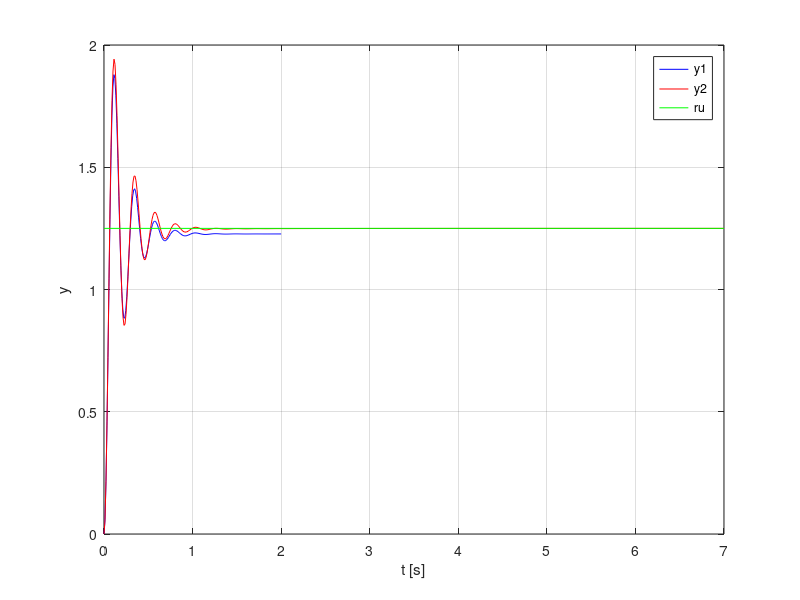
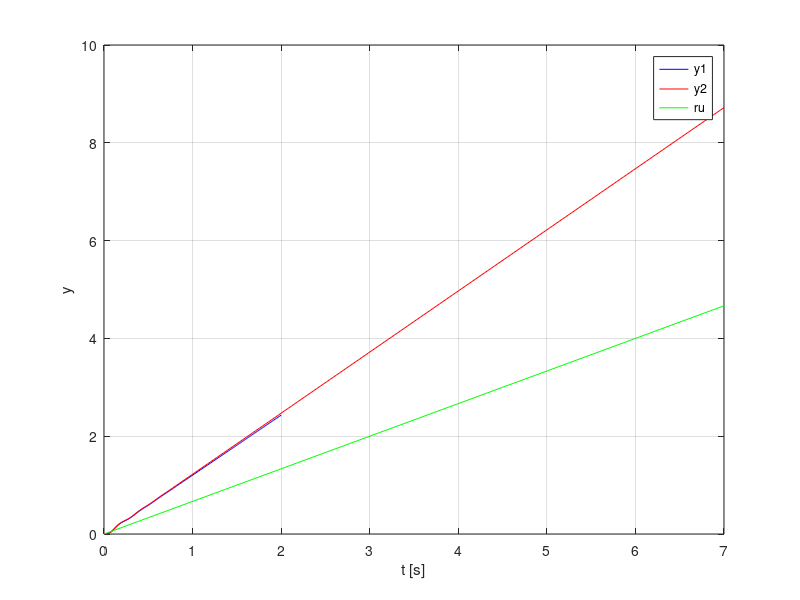

These charts were generated, in order, by the following MATLAB code:
clear all
close all
clc

pkg load control

Ngps = [120];
Dgps = [1 11 14.25];
Gps = tf(Ngps, Dgps);

Gc1s = 8;

Ngc2s = [8 8];
Dgc2s = [1 0];
Gc2s = tf(Ngc2s, Dgc2s);

Hs = 0.8;

Gc1Gps = series(Gc1s, Gps);
T1s = feedback(Gc1Gps, Hs)
[Nt1s, Dt1s] = tfdata(T1s, 'v');
polos1_mf = roots(Dt1s)

Gc2Gps = series(Gc2s, Gps);
T2s = feedback(Gc2Gps, Hs)
[Nt2s, Dt2s] = tfdata(T2s, 'v');
polos2_mf = roots(Dt2s)

[y1,t] = step(T1s);
figure
plot(t,y1,'-b')
xlabel('t [s]')
ylabel('y')
hold
[y2,t] = step(T2s);
plot(t,y2,'-r')
r = ones(length(t),1);
Ru = (1/Hs)*r;
plot(t,Ru,'-g')
grid
legend('y1','y2','ru')

[y1,t] = ramp(T1s);
figure
plot(t,y1,'-b')
xlabel('t [s]')
ylabel('y')
hold
[y2,t] = ramp(T2s);
plot(t,y2,'-r')
r = t.*ones(length(t),1);
Hk = 1.5;
Ru = (1/Hk)*r;
plot(t,Ru,'-g')
grid
legend('y1','y2','ru')



